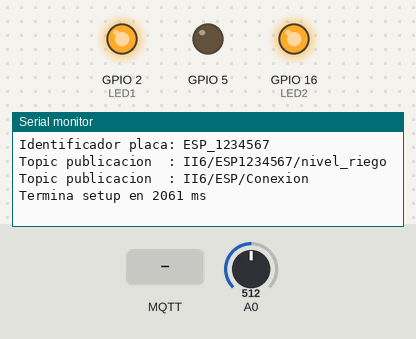
This sketch was run on a simulated ESP8266 (NodeMCU). Parts: output pins drawn as LEDs (lit = HIGH), the last lines printed to the serial monitor. Inputs (shaded band) come from the test bench; at power-on: A0 = 512. WiFi joins after 1.5 s; servers stay silent unless stated; no MQTT or app messages arrive unless stated.

Above: at 3.2 s.
3.3 s: MQTT message "1" arrives on the first subscribed topic
At 4.3 s:
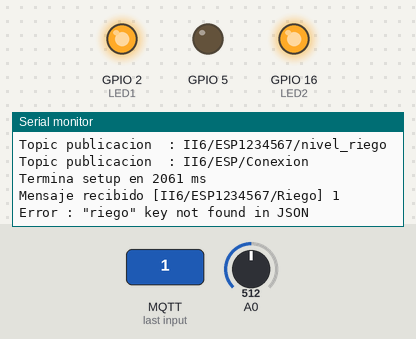
4.8 s: MQTT message "on" arrives on the first subscribed topic
At 5.5 s:
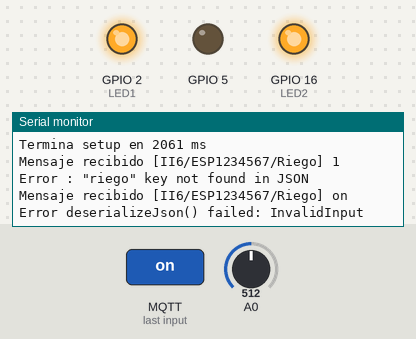
6.3 s: MQTT message "off" arrives on the first subscribed topic
At 7.8 s:
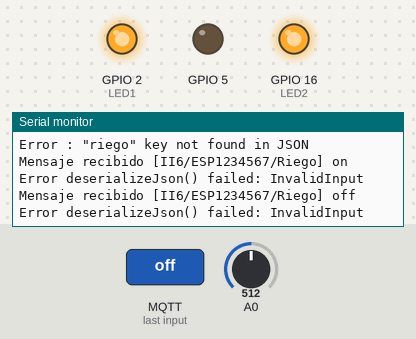

Measured:
- after the input at 3.3 s, the serial monitor: prints a new line at once (image 1)
- after the input at 4.8 s, the serial monitor: prints a new line at once (image 2)
- after the input at 6.3 s, the serial monitor: prints a new line at once (image 3)

The sketch:

ControlRIEGOModificado.ino
```cpp
#include <ESP8266WiFi.h>
#include <PubSubClient.h>
#include <ESP8266httpUpdate.h>
#include <ArduinoJson.h>


WiFiClient wClient;
PubSubClient mqtt_client(wClient);

// Update these with values suitable for your network.
const char* ssid = "infind";
const char* password = "1518wifi";
const char* mqtt_server = "iot.ac.uma.es";
const char* mqtt_user = "II6";
const char* mqtt_pass = "8YfOHejt";

// ID placa
char ID_PLACA[16];

// Topics
char topic_PUB_Riego[256];
char topic_PUB_Conexion[256];
char topic_SUB_Riego[256];

// datos para actualización   >>>> SUSTITUIR IP <<<<<
#define HTTP_OTA_ADDRESS      F("172.16.53.142")         // Address of OTA update server
#define HTTP_OTA_PATH         F("/esp8266-ota/update") // Path to update firmware
#define HTTP_OTA_PORT         1880                     // Port of update server
                                                       // Name of firmware
#define HTTP_OTA_VERSION      String(__FILE__).substring(String(__FILE__).lastIndexOf('\\')+1) + ".nodemcu"

// GPIOs
int LED1 = 2;
int LED2 = 16;
int LED_OTA = 16;

int cont = 0;
int valor;

// funciones para progreso de OTA
void progreso_OTA(int,int);
void final_OTA();
void inicio_OTA();
void error_OTA(int);
//-----------------------------------------------------
void intenta_OTA()
{
  Serial.println( "--------------------------" );
  Serial.println( "Comprobando actualización:" );
  Serial.print(HTTP_OTA_ADDRESS);Serial.print(":");Serial.print(HTTP_OTA_PORT);Serial.println(HTTP_OTA_PATH);
  Serial.println( "--------------------------" );
  ESPhttpUpdate.setLedPin(LED_OTA, LOW);
  ESPhttpUpdate.onStart(inicio_OTA);
  ESPhttpUpdate.onError(error_OTA);
  ESPhttpUpdate.onProgress(progreso_OTA);
  ESPhttpUpdate.onEnd(final_OTA);
  WiFiClient wClient;
  switch(ESPhttpUpdate.update(wClient, HTTP_OTA_ADDRESS, HTTP_OTA_PORT, HTTP_OTA_PATH, HTTP_OTA_VERSION)) {
    case HTTP_UPDATE_FAILED:
      Serial.printf(" HTTP update failed: Error (%d): %s\n", ESPhttpUpdate.getLastError(), ESPhttpUpdate.getLastErrorString().c_str());
      break;
    case HTTP_UPDATE_NO_UPDATES:
      Serial.println(F(" El dispositivo ya está actualizado"));
      break;
    case HTTP_UPDATE_OK:
      Serial.println(F(" OK"));
      break;
    }
}
//-----------------------------------------------------
void final_OTA()
{
  Serial.println("Fin OTA. Reiniciando...");
}
//-----------------------------------------------------
void error_OTA(int e)
{
  char cadena[64];
  snprintf(cadena,64,"ERROR: %d",e);
  Serial.println(cadena);
}
//-----------------------------------------------------
void inicio_OTA()
{
  Serial.println("Nuevo Firmware encontrado. Actualizando...");
}
//-----------------------------------------------------
void progreso_OTA(int x, int todo)
{
  char cadena[256];
  int progress=(int)((x*100)/todo);
  if(progress%10==0)
  {
    snprintf(cadena,256,"Progreso: %d%% - %dK de %dK",progress,x/1024,todo/1024);
    Serial.println(cadena);
  }
}
//-----------------------------------------------------
void conecta_wifi() {
  Serial.printf("\nConnecting to %s:\n", ssid);

  WiFi.mode(WIFI_STA);
  WiFi.begin(ssid, password);

  while (WiFi.status() != WL_CONNECTED) {
    delay(2000);
    Serial.print(".");
  }
  Serial.printf("\nWiFi connected, IP address: %s\n", WiFi.localIP().toString().c_str());
}

//-----------------------------------------------------
void conecta_mqtt() {
  // Loop until we're reconnected
  while (!mqtt_client.connected()) {
    Serial.print("Attempting MQTT connection...");
    // Attempt to connect
    if (mqtt_client.connect(ID_PLACA, mqtt_user, mqtt_pass, "II6/ESP/Conexion", 1, true, "Servicio RIEGO offline.")) {
      Serial.printf(" conectado a broker: %s\n", mqtt_server);
      mqtt_client.publish(topic_PUB_Conexion, "Servicio RIEGO online.", true);
      int riego = valor;
      mqtt_client.subscribe(topic_SUB_Riego);

    } else {
      Serial.printf("failed, rc=%d  try again in 25s\n", mqtt_client.state());
      // Wait 5 seconds before retrying
      delay(25000);
    }
  }
}

//-----------------------------------------------------
void procesa_mensaje(char* topic, byte* payload, unsigned int length) {
  char* mensaje = (char*)malloc(length + 1);  // reservo memoria para copia del mensaje
  strncpy(mensaje, (char*)payload, length);   // copio el mensaje en cadena de caracteres
  mensaje[length] = '\0';                     // caracter cero marca el final de la cadena
  Serial.printf("Mensaje recibido [%s] %s\n", topic, mensaje);
  // compruebo el topic
  if (strcmp(topic, topic_SUB_Riego) == 0) {
    StaticJsonDocument<512> root;
    DeserializationError error = deserializeJson(root, mensaje, length);
    if (error)
    {
      Serial.print("Error deserializeJson() failed: ");
      Serial.println(error.c_str());
    }
    else if (root.containsKey("riego"))
    {
      cont=int(payload[0]);
      valor = root["riego"];
    }
    else {
      Serial.print("Error : ");
      Serial.println("\"riego\" key not found in JSON");
    }
  }
  else
  {
     Serial.println("Error: Topic desconocido");
  }
}

//-----------------------------------------------------
//     SETUP
//-----------------------------------------------------
void setup() {
  Serial.begin(115200);
  Serial.println();
  Serial.println("Empieza setup...");
  pinMode(LED1, OUTPUT);  // inicializa GPIO como salida
  pinMode(LED2, OUTPUT);
  digitalWrite(LED1, HIGH);
  digitalWrite(LED2, HIGH);
  // Obtenemos chipID de la placa y generamos el topic para NodeRED
  sprintf(ID_PLACA, "ESP_%d", ESP.getChipId());
  sprintf(topic_PUB_Riego, "II6/ESP%d/nivel_riego", ESP.getChipId());
  sprintf(topic_PUB_Conexion, "II6/ESP/Conexion");
  sprintf(topic_SUB_Riego, "II6/ESP%d/Riego", ESP.getChipId());
  conecta_wifi();
  mqtt_client.setServer(mqtt_server, 1883);
  mqtt_client.setBufferSize(512);
  mqtt_client.setCallback(procesa_mensaje);
  conecta_mqtt();
  Serial.printf("Identificador placa: %s\n", ID_PLACA);
  Serial.printf("Topic publicacion  : %s\n", topic_PUB_Riego);
  Serial.printf("Topic publicacion  : %s\n", topic_PUB_Conexion);
  Serial.printf("Termina setup en %lu ms\n\n", millis());

}


//-----------------------------------------------------
#define TAMANHO_MENSAJE 128
unsigned long ultimo_mensaje = 0;
//-----------------------------------------------------
//     LOOP
//-----------------------------------------------------
void loop() {
  if (!mqtt_client.connected()) conecta_mqtt();
  mqtt_client.loop();
  unsigned long ahora = millis(); // tiempo actual
  if (ahora - ultimo_mensaje >= 30000) { // 30 segundos entre mensajes
    ultimo_mensaje = ahora; // Ajustamos el tiempo
    intenta_OTA();
    char mensaje[TAMANHO_MENSAJE];
    char mensajeControl[TAMANHO_MENSAJE];
    int nivel1, nivel2, nivel3;
    int varControl;

    if (cont != 0)
    {
      analogWrite(5,1023);
    }
    else
    {
      analogWrite(5,0);
      };
    analogWriteRange (1);
    nivel1 = analogRead(12);
    nivel2 = analogRead(13);
    nivel3 = analogRead(15);
    if (nivel3 == 1)
    {
      varControl = 0;
      snprintf(mensaje, TAMANHO_MENSAJE, "{\"Tanque\" : %d, \n\"Control\" : %d}",2, varControl); // Cadena formateada en JSON
      Serial.println(mensaje);
    }
    else if (nivel2 == 1)
    {
      varControl = 1;
      snprintf(mensaje, TAMANHO_MENSAJE, "{\"Tanque\" : %d, \n\"Control\" : %d}",1, varControl); // Cadena formateada en JSON
      Serial.println(mensaje);
    }
    else
    {
      varControl = 2;
      snprintf(mensaje, TAMANHO_MENSAJE, "{\"Tanque\" : %d, \n\"Control\" : %d}",0, varControl); // Cadena formateada en JSON
      Serial.println(mensaje);
    }

    mqtt_client.publish(topic_PUB_Riego, mensaje);

    digitalWrite(LED2, LOW);  // LED ON
  }
 if (digitalRead(LED2) == LOW && ahora - ultimo_mensaje >= 100)
    digitalWrite(LED2, HIGH);
}
```
